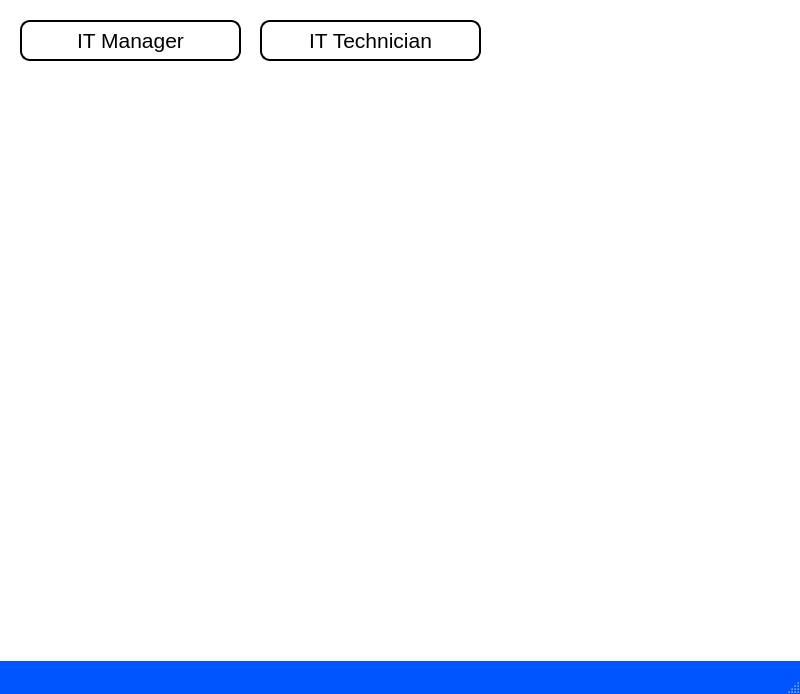
<?xml version="1.0" encoding="UTF-8"?>
<ui version="4.0">
 <class>IT_MainWindow</class>
 <widget class="QMainWindow" name="IT_MainWindow">
  <property name="geometry">
   <rect>
    <x>0</x>
    <y>0</y>
    <width>800</width>
    <height>694</height>
   </rect>
  </property>
  <property name="palette">
   <palette>
    <active>
     <colorrole role="WindowText">
      <brush brushstyle="SolidPattern">
       <color alpha="255">
        <red>0</red>
        <green>0</green>
        <blue>0</blue>
       </color>
      </brush>
     </colorrole>
     <colorrole role="Button">
      <brush brushstyle="SolidPattern">
       <color alpha="255">
        <red>0</red>
        <green>85</green>
        <blue>255</blue>
       </color>
      </brush>
     </colorrole>
     <colorrole role="Light">
      <brush brushstyle="SolidPattern">
       <color alpha="255">
        <red>127</red>
        <green>170</green>
        <blue>255</blue>
       </color>
      </brush>
     </colorrole>
     <colorrole role="Midlight">
      <brush brushstyle="SolidPattern">
       <color alpha="255">
        <red>63</red>
        <green>127</green>
        <blue>255</blue>
       </color>
      </brush>
     </colorrole>
     <colorrole role="Dark">
      <brush brushstyle="SolidPattern">
       <color alpha="255">
        <red>0</red>
        <green>42</green>
        <blue>127</blue>
       </color>
      </brush>
     </colorrole>
     <colorrole role="Mid">
      <brush brushstyle="SolidPattern">
       <color alpha="255">
        <red>0</red>
        <green>56</green>
        <blue>170</blue>
       </color>
      </brush>
     </colorrole>
     <colorrole role="Text">
      <brush brushstyle="SolidPattern">
       <color alpha="255">
        <red>0</red>
        <green>0</green>
        <blue>0</blue>
       </color>
      </brush>
     </colorrole>
     <colorrole role="BrightText">
      <brush brushstyle="SolidPattern">
       <color alpha="255">
        <red>255</red>
        <green>255</green>
        <blue>255</blue>
       </color>
      </brush>
     </colorrole>
     <colorrole role="ButtonText">
      <brush brushstyle="SolidPattern">
       <color alpha="255">
        <red>0</red>
        <green>0</green>
        <blue>0</blue>
       </color>
      </brush>
     </colorrole>
     <colorrole role="Base">
      <brush brushstyle="SolidPattern">
       <color alpha="255">
        <red>255</red>
        <green>255</green>
        <blue>255</blue>
       </color>
      </brush>
     </colorrole>
     <colorrole role="Window">
      <brush brushstyle="SolidPattern">
       <color alpha="255">
        <red>0</red>
        <green>85</green>
        <blue>255</blue>
       </color>
      </brush>
     </colorrole>
     <colorrole role="Shadow">
      <brush brushstyle="SolidPattern">
       <color alpha="255">
        <red>0</red>
        <green>0</green>
        <blue>0</blue>
       </color>
      </brush>
     </colorrole>
     <colorrole role="AlternateBase">
      <brush brushstyle="SolidPattern">
       <color alpha="255">
        <red>127</red>
        <green>170</green>
        <blue>255</blue>
       </color>
      </brush>
     </colorrole>
     <colorrole role="ToolTipBase">
      <brush brushstyle="SolidPattern">
       <color alpha="255">
        <red>255</red>
        <green>255</green>
        <blue>220</blue>
       </color>
      </brush>
     </colorrole>
     <colorrole role="ToolTipText">
      <brush brushstyle="SolidPattern">
       <color alpha="255">
        <red>0</red>
        <green>0</green>
        <blue>0</blue>
       </color>
      </brush>
     </colorrole>
    </active>
    <inactive>
     <colorrole role="WindowText">
      <brush brushstyle="SolidPattern">
       <color alpha="255">
        <red>0</red>
        <green>0</green>
        <blue>0</blue>
       </color>
      </brush>
     </colorrole>
     <colorrole role="Button">
      <brush brushstyle="SolidPattern">
       <color alpha="255">
        <red>0</red>
        <green>85</green>
        <blue>255</blue>
       </color>
      </brush>
     </colorrole>
     <colorrole role="Light">
      <brush brushstyle="SolidPattern">
       <color alpha="255">
        <red>127</red>
        <green>170</green>
        <blue>255</blue>
       </color>
      </brush>
     </colorrole>
     <colorrole role="Midlight">
      <brush brushstyle="SolidPattern">
       <color alpha="255">
        <red>63</red>
        <green>127</green>
        <blue>255</blue>
       </color>
      </brush>
     </colorrole>
     <colorrole role="Dark">
      <brush brushstyle="SolidPattern">
       <color alpha="255">
        <red>0</red>
        <green>42</green>
        <blue>127</blue>
       </color>
      </brush>
     </colorrole>
     <colorrole role="Mid">
      <brush brushstyle="SolidPattern">
       <color alpha="255">
        <red>0</red>
        <green>56</green>
        <blue>170</blue>
       </color>
      </brush>
     </colorrole>
     <colorrole role="Text">
      <brush brushstyle="SolidPattern">
       <color alpha="255">
        <red>0</red>
        <green>0</green>
        <blue>0</blue>
       </color>
      </brush>
     </colorrole>
     <colorrole role="BrightText">
      <brush brushstyle="SolidPattern">
       <color alpha="255">
        <red>255</red>
        <green>255</green>
        <blue>255</blue>
       </color>
      </brush>
     </colorrole>
     <colorrole role="ButtonText">
      <brush brushstyle="SolidPattern">
       <color alpha="255">
        <red>0</red>
        <green>0</green>
        <blue>0</blue>
       </color>
      </brush>
     </colorrole>
     <colorrole role="Base">
      <brush brushstyle="SolidPattern">
       <color alpha="255">
        <red>255</red>
        <green>255</green>
        <blue>255</blue>
       </color>
      </brush>
     </colorrole>
     <colorrole role="Window">
      <brush brushstyle="SolidPattern">
       <color alpha="255">
        <red>0</red>
        <green>85</green>
        <blue>255</blue>
       </color>
      </brush>
     </colorrole>
     <colorrole role="Shadow">
      <brush brushstyle="SolidPattern">
       <color alpha="255">
        <red>0</red>
        <green>0</green>
        <blue>0</blue>
       </color>
      </brush>
     </colorrole>
     <colorrole role="AlternateBase">
      <brush brushstyle="SolidPattern">
       <color alpha="255">
        <red>127</red>
        <green>170</green>
        <blue>255</blue>
       </color>
      </brush>
     </colorrole>
     <colorrole role="ToolTipBase">
      <brush brushstyle="SolidPattern">
       <color alpha="255">
        <red>255</red>
        <green>255</green>
        <blue>220</blue>
       </color>
      </brush>
     </colorrole>
     <colorrole role="ToolTipText">
      <brush brushstyle="SolidPattern">
       <color alpha="255">
        <red>0</red>
        <green>0</green>
        <blue>0</blue>
       </color>
      </brush>
     </colorrole>
    </inactive>
    <disabled>
     <colorrole role="WindowText">
      <brush brushstyle="SolidPattern">
       <color alpha="255">
        <red>0</red>
        <green>42</green>
        <blue>127</blue>
       </color>
      </brush>
     </colorrole>
     <colorrole role="Button">
      <brush brushstyle="SolidPattern">
       <color alpha="255">
        <red>0</red>
        <green>85</green>
        <blue>255</blue>
       </color>
      </brush>
     </colorrole>
     <colorrole role="Light">
      <brush brushstyle="SolidPattern">
       <color alpha="255">
        <red>127</red>
        <green>170</green>
        <blue>255</blue>
       </color>
      </brush>
     </colorrole>
     <colorrole role="Midlight">
      <brush brushstyle="SolidPattern">
       <color alpha="255">
        <red>63</red>
        <green>127</green>
        <blue>255</blue>
       </color>
      </brush>
     </colorrole>
     <colorrole role="Dark">
      <brush brushstyle="SolidPattern">
       <color alpha="255">
        <red>0</red>
        <green>42</green>
        <blue>127</blue>
       </color>
      </brush>
     </colorrole>
     <colorrole role="Mid">
      <brush brushstyle="SolidPattern">
       <color alpha="255">
        <red>0</red>
        <green>56</green>
        <blue>170</blue>
       </color>
      </brush>
     </colorrole>
     <colorrole role="Text">
      <brush brushstyle="SolidPattern">
       <color alpha="255">
        <red>0</red>
        <green>42</green>
        <blue>127</blue>
       </color>
      </brush>
     </colorrole>
     <colorrole role="BrightText">
      <brush brushstyle="SolidPattern">
       <color alpha="255">
        <red>255</red>
        <green>255</green>
        <blue>255</blue>
       </color>
      </brush>
     </colorrole>
     <colorrole role="ButtonText">
      <brush brushstyle="SolidPattern">
       <color alpha="255">
        <red>0</red>
        <green>42</green>
        <blue>127</blue>
       </color>
      </brush>
     </colorrole>
     <colorrole role="Base">
      <brush brushstyle="SolidPattern">
       <color alpha="255">
        <red>0</red>
        <green>85</green>
        <blue>255</blue>
       </color>
      </brush>
     </colorrole>
     <colorrole role="Window">
      <brush brushstyle="SolidPattern">
       <color alpha="255">
        <red>0</red>
        <green>85</green>
        <blue>255</blue>
       </color>
      </brush>
     </colorrole>
     <colorrole role="Shadow">
      <brush brushstyle="SolidPattern">
       <color alpha="255">
        <red>0</red>
        <green>0</green>
        <blue>0</blue>
       </color>
      </brush>
     </colorrole>
     <colorrole role="AlternateBase">
      <brush brushstyle="SolidPattern">
       <color alpha="255">
        <red>0</red>
        <green>85</green>
        <blue>255</blue>
       </color>
      </brush>
     </colorrole>
     <colorrole role="ToolTipBase">
      <brush brushstyle="SolidPattern">
       <color alpha="255">
        <red>255</red>
        <green>255</green>
        <blue>220</blue>
       </color>
      </brush>
     </colorrole>
     <colorrole role="ToolTipText">
      <brush brushstyle="SolidPattern">
       <color alpha="255">
        <red>0</red>
        <green>0</green>
        <blue>0</blue>
       </color>
      </brush>
     </colorrole>
    </disabled>
   </palette>
  </property>
  <property name="windowTitle">
   <string>MainWindow</string>
  </property>
  <widget class="QWidget" name="centralwidget">
   <widget class="QPushButton" name="IT_mgr_Button">
    <property name="geometry">
     <rect>
      <x>20</x>
      <y>20</y>
      <width>221</width>
      <height>41</height>
     </rect>
    </property>
    <property name="font">
     <font>
      <pointsize>16</pointsize>
     </font>
    </property>
    <property name="styleSheet">
     <string notr="true">QPushButton{background-color: white;
border: 2px solid black;
border-radius: 10px;}
QPushButton:hover{background-color:rgb(85, 255, 255);
border: 2px solidrgb(85, 255, 255);
}</string>
    </property>
    <property name="text">
     <string>IT Manager</string>
    </property>
    <property name="autoDefault">
     <bool>false</bool>
    </property>
   </widget>
   <widget class="QPushButton" name="IT_Calls_Button">
    <property name="geometry">
     <rect>
      <x>260</x>
      <y>20</y>
      <width>221</width>
      <height>41</height>
     </rect>
    </property>
    <property name="font">
     <font>
      <pointsize>16</pointsize>
     </font>
    </property>
    <property name="styleSheet">
     <string notr="true">QPushButton{background-color: white;
border: 2px solid black;
border-radius: 10px;}
QPushButton:hover{background-color:rgb(85, 255, 255);
border: 2px solidrgb(85, 255, 255);
}</string>
    </property>
    <property name="text">
     <string>IT Technician</string>
    </property>
    <property name="autoDefault">
     <bool>false</bool>
    </property>
   </widget>
   <widget class="QLabel" name="label">
    <property name="geometry">
     <rect>
      <x>0</x>
      <y>0</y>
      <width>801</width>
      <height>661</height>
     </rect>
    </property>
    <property name="palette">
     <palette>
      <active>
       <colorrole role="WindowText">
        <brush brushstyle="SolidPattern">
         <color alpha="255">
          <red>0</red>
          <green>0</green>
          <blue>0</blue>
         </color>
        </brush>
       </colorrole>
       <colorrole role="Button">
        <brush brushstyle="SolidPattern">
         <color alpha="255">
          <red>255</red>
          <green>255</green>
          <blue>255</blue>
         </color>
        </brush>
       </colorrole>
       <colorrole role="Light">
        <brush brushstyle="SolidPattern">
         <color alpha="255">
          <red>127</red>
          <green>170</green>
          <blue>255</blue>
         </color>
        </brush>
       </colorrole>
       <colorrole role="Midlight">
        <brush brushstyle="SolidPattern">
         <color alpha="255">
          <red>63</red>
          <green>127</green>
          <blue>255</blue>
         </color>
        </brush>
       </colorrole>
       <colorrole role="Dark">
        <brush brushstyle="SolidPattern">
         <color alpha="255">
          <red>0</red>
          <green>42</green>
          <blue>127</blue>
         </color>
        </brush>
       </colorrole>
       <colorrole role="Mid">
        <brush brushstyle="SolidPattern">
         <color alpha="255">
          <red>0</red>
          <green>56</green>
          <blue>170</blue>
         </color>
        </brush>
       </colorrole>
       <colorrole role="Text">
        <brush brushstyle="SolidPattern">
         <color alpha="255">
          <red>0</red>
          <green>0</green>
          <blue>0</blue>
         </color>
        </brush>
       </colorrole>
       <colorrole role="BrightText">
        <brush brushstyle="SolidPattern">
         <color alpha="255">
          <red>255</red>
          <green>255</green>
          <blue>255</blue>
         </color>
        </brush>
       </colorrole>
       <colorrole role="ButtonText">
        <brush brushstyle="SolidPattern">
         <color alpha="255">
          <red>0</red>
          <green>0</green>
          <blue>0</blue>
         </color>
        </brush>
       </colorrole>
       <colorrole role="Base">
        <brush brushstyle="SolidPattern">
         <color alpha="255">
          <red>255</red>
          <green>255</green>
          <blue>255</blue>
         </color>
        </brush>
       </colorrole>
       <colorrole role="Window">
        <brush brushstyle="SolidPattern">
         <color alpha="255">
          <red>255</red>
          <green>255</green>
          <blue>255</blue>
         </color>
        </brush>
       </colorrole>
       <colorrole role="Shadow">
        <brush brushstyle="SolidPattern">
         <color alpha="255">
          <red>0</red>
          <green>0</green>
          <blue>0</blue>
         </color>
        </brush>
       </colorrole>
       <colorrole role="AlternateBase">
        <brush brushstyle="SolidPattern">
         <color alpha="255">
          <red>127</red>
          <green>170</green>
          <blue>255</blue>
         </color>
        </brush>
       </colorrole>
       <colorrole role="ToolTipBase">
        <brush brushstyle="SolidPattern">
         <color alpha="255">
          <red>255</red>
          <green>255</green>
          <blue>220</blue>
         </color>
        </brush>
       </colorrole>
       <colorrole role="ToolTipText">
        <brush brushstyle="SolidPattern">
         <color alpha="255">
          <red>0</red>
          <green>0</green>
          <blue>0</blue>
         </color>
        </brush>
       </colorrole>
      </active>
      <inactive>
       <colorrole role="WindowText">
        <brush brushstyle="SolidPattern">
         <color alpha="255">
          <red>0</red>
          <green>0</green>
          <blue>0</blue>
         </color>
        </brush>
       </colorrole>
       <colorrole role="Button">
        <brush brushstyle="SolidPattern">
         <color alpha="255">
          <red>255</red>
          <green>255</green>
          <blue>255</blue>
         </color>
        </brush>
       </colorrole>
       <colorrole role="Light">
        <brush brushstyle="SolidPattern">
         <color alpha="255">
          <red>127</red>
          <green>170</green>
          <blue>255</blue>
         </color>
        </brush>
       </colorrole>
       <colorrole role="Midlight">
        <brush brushstyle="SolidPattern">
         <color alpha="255">
          <red>63</red>
          <green>127</green>
          <blue>255</blue>
         </color>
        </brush>
       </colorrole>
       <colorrole role="Dark">
        <brush brushstyle="SolidPattern">
         <color alpha="255">
          <red>0</red>
          <green>42</green>
          <blue>127</blue>
         </color>
        </brush>
       </colorrole>
       <colorrole role="Mid">
        <brush brushstyle="SolidPattern">
         <color alpha="255">
          <red>0</red>
          <green>56</green>
          <blue>170</blue>
         </color>
        </brush>
       </colorrole>
       <colorrole role="Text">
        <brush brushstyle="SolidPattern">
         <color alpha="255">
          <red>0</red>
          <green>0</green>
          <blue>0</blue>
         </color>
        </brush>
       </colorrole>
       <colorrole role="BrightText">
        <brush brushstyle="SolidPattern">
         <color alpha="255">
          <red>255</red>
          <green>255</green>
          <blue>255</blue>
         </color>
        </brush>
       </colorrole>
       <colorrole role="ButtonText">
        <brush brushstyle="SolidPattern">
         <color alpha="255">
          <red>0</red>
          <green>0</green>
          <blue>0</blue>
         </color>
        </brush>
       </colorrole>
       <colorrole role="Base">
        <brush brushstyle="SolidPattern">
         <color alpha="255">
          <red>255</red>
          <green>255</green>
          <blue>255</blue>
         </color>
        </brush>
       </colorrole>
       <colorrole role="Window">
        <brush brushstyle="SolidPattern">
         <color alpha="255">
          <red>255</red>
          <green>255</green>
          <blue>255</blue>
         </color>
        </brush>
       </colorrole>
       <colorrole role="Shadow">
        <brush brushstyle="SolidPattern">
         <color alpha="255">
          <red>0</red>
          <green>0</green>
          <blue>0</blue>
         </color>
        </brush>
       </colorrole>
       <colorrole role="AlternateBase">
        <brush brushstyle="SolidPattern">
         <color alpha="255">
          <red>127</red>
          <green>170</green>
          <blue>255</blue>
         </color>
        </brush>
       </colorrole>
       <colorrole role="ToolTipBase">
        <brush brushstyle="SolidPattern">
         <color alpha="255">
          <red>255</red>
          <green>255</green>
          <blue>220</blue>
         </color>
        </brush>
       </colorrole>
       <colorrole role="ToolTipText">
        <brush brushstyle="SolidPattern">
         <color alpha="255">
          <red>0</red>
          <green>0</green>
          <blue>0</blue>
         </color>
        </brush>
       </colorrole>
      </inactive>
      <disabled>
       <colorrole role="WindowText">
        <brush brushstyle="SolidPattern">
         <color alpha="255">
          <red>0</red>
          <green>42</green>
          <blue>127</blue>
         </color>
        </brush>
       </colorrole>
       <colorrole role="Button">
        <brush brushstyle="SolidPattern">
         <color alpha="255">
          <red>255</red>
          <green>255</green>
          <blue>255</blue>
         </color>
        </brush>
       </colorrole>
       <colorrole role="Light">
        <brush brushstyle="SolidPattern">
         <color alpha="255">
          <red>127</red>
          <green>170</green>
          <blue>255</blue>
         </color>
        </brush>
       </colorrole>
       <colorrole role="Midlight">
        <brush brushstyle="SolidPattern">
         <color alpha="255">
          <red>63</red>
          <green>127</green>
          <blue>255</blue>
         </color>
        </brush>
       </colorrole>
       <colorrole role="Dark">
        <brush brushstyle="SolidPattern">
         <color alpha="255">
          <red>0</red>
          <green>42</green>
          <blue>127</blue>
         </color>
        </brush>
       </colorrole>
       <colorrole role="Mid">
        <brush brushstyle="SolidPattern">
         <color alpha="255">
          <red>0</red>
          <green>56</green>
          <blue>170</blue>
         </color>
        </brush>
       </colorrole>
       <colorrole role="Text">
        <brush brushstyle="SolidPattern">
         <color alpha="255">
          <red>0</red>
          <green>42</green>
          <blue>127</blue>
         </color>
        </brush>
       </colorrole>
       <colorrole role="BrightText">
        <brush brushstyle="SolidPattern">
         <color alpha="255">
          <red>255</red>
          <green>255</green>
          <blue>255</blue>
         </color>
        </brush>
       </colorrole>
       <colorrole role="ButtonText">
        <brush brushstyle="SolidPattern">
         <color alpha="255">
          <red>0</red>
          <green>42</green>
          <blue>127</blue>
         </color>
        </brush>
       </colorrole>
       <colorrole role="Base">
        <brush brushstyle="SolidPattern">
         <color alpha="255">
          <red>255</red>
          <green>255</green>
          <blue>255</blue>
         </color>
        </brush>
       </colorrole>
       <colorrole role="Window">
        <brush brushstyle="SolidPattern">
         <color alpha="255">
          <red>255</red>
          <green>255</green>
          <blue>255</blue>
         </color>
        </brush>
       </colorrole>
       <colorrole role="Shadow">
        <brush brushstyle="SolidPattern">
         <color alpha="255">
          <red>0</red>
          <green>0</green>
          <blue>0</blue>
         </color>
        </brush>
       </colorrole>
       <colorrole role="AlternateBase">
        <brush brushstyle="SolidPattern">
         <color alpha="255">
          <red>0</red>
          <green>85</green>
          <blue>255</blue>
         </color>
        </brush>
       </colorrole>
       <colorrole role="ToolTipBase">
        <brush brushstyle="SolidPattern">
         <color alpha="255">
          <red>255</red>
          <green>255</green>
          <blue>220</blue>
         </color>
        </brush>
       </colorrole>
       <colorrole role="ToolTipText">
        <brush brushstyle="SolidPattern">
         <color alpha="255">
          <red>0</red>
          <green>0</green>
          <blue>0</blue>
         </color>
        </brush>
       </colorrole>
      </disabled>
     </palette>
    </property>
    <property name="styleSheet">
     <string notr="true">background-image: url(:/IT/IT_picture2.png);
background-repeat: no-repeat;
background-position: center;
background-attachment: fixed;
background-color: white; /* Fallback color */</string>
    </property>
    <property name="text">
     <string/>
    </property>
   </widget>
   <zorder>label</zorder>
   <zorder>IT_mgr_Button</zorder>
   <zorder>IT_Calls_Button</zorder>
  </widget>
  <widget class="QMenuBar" name="menubar">
   <property name="geometry">
    <rect>
     <x>0</x>
     <y>0</y>
     <width>800</width>
     <height>21</height>
    </rect>
   </property>
  </widget>
  <widget class="QStatusBar" name="statusbar"/>
 </widget>
 <resources>
  <include location="IT.qrc"/>
 </resources>
 <connections/>
</ui>
